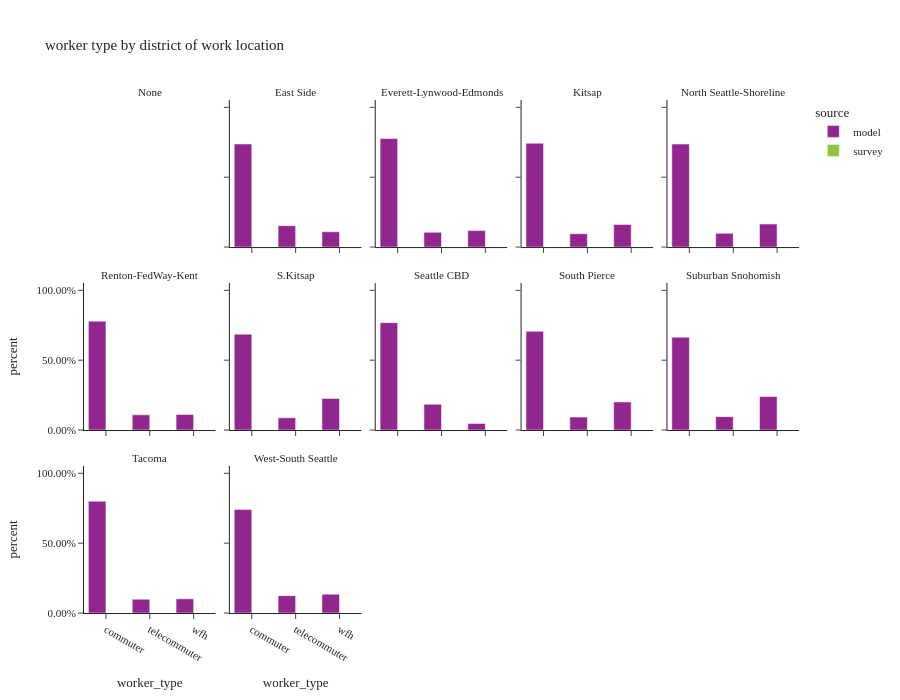

The cell this chart's notebook holds for it:
### Code cell
df_worker_count = summarize_counts(workers, ['source', 'district_name_work', 'worker_type'])

fig = px.bar(df_worker_count.sort(['source', 'district_name_work']).to_pandas(), x='worker_type', y="percent",
             facet_col="district_name_work", facet_col_wrap=5, color="source",
             barmode="group", hover_data=['sample count', 'total count'],
             title="worker type by district of work location")
fig.for_each_annotation(lambda a: a.update(text=a.text.split("=")[-1]))
fig.update_layout(height=700, width=900, font=dict(size=11))
fig.for_each_yaxis(lambda a: a.update(tickformat=".2%"))
fig.update_xaxes(categoryorder='array', categoryarray=['commuter', 'telecommuter', 'wfh'])
fig.show()

### Figure 1 — Plotly figure (JSON) as saved in the notebook; plotly's stock layout.template omitted (floating-point values rounded to 4 significant figures)
{"data": [{"alignmentgroup": "True", "customdata": [[64990.0, 64990.0], [312900.0, 312900.0], [46340.0, 46340.0]], "hovertemplate": "source=model<br>district_name_work=East Side<br>worker_type=%{x}<br>percent=%{y}<br>sample count=%{customdata[0]}<br>total count=%{customdata[1]}<extra></extra>", "legendgroup": "model", "marker": {"color": "#91268F", "pattern": {"shape": ""}}, "name": "model", "offsetgroup": "model", "orientation": "v", "showlegend": true, "textposition": "auto", "type": "bar", "x": ["telecommuter", "commuter", "wfh"], "xaxis": "x12", "y": [0.1532, 0.7376, 0.1092], "yaxis": "y12"}, {"alignmentgroup": "True", "customdata": [[135100.0, 135100.0], [18330.0, 18330.0], [20480.0, 20480.0]], "hovertemplate": "source=model<br>district_name_work=Everett-Lynwood-Edmonds<br>worker_type=%{x}<br>percent=%{y}<br>sample count=%{customdata[0]}<br>total count=%{customdata[1]}<extra></extra>", "legendgroup": "model", "marker": {"color": "#91268F", "pattern": {"shape": ""}}, "name": "model", "offsetgroup": "model", "orientation": "v", "showlegend": false, "textposition": "auto", "type": "bar", "x": ["commuter", "telecommuter", "wfh"], "xaxis": "x13", "y": [0.7768, 0.1054, 0.1178], "yaxis": "y13"}, {"alignmentgroup": "True", "customdata": [[9748.0, 9748.0], [75860.0, 75860.0], [16500.0, 16500.0]], "hovertemplate": "source=model<br>district_name_work=Kitsap<br>worker_type=%{x}<br>percent=%{y}<br>sample count=%{customdata[0]}<br>total count=%{customdata[1]}<extra></extra>", "legendgroup": "model", "marker": {"color": "#91268F", "pattern": {"shape": ""}}, "name": "model", "offsetgroup": "model", "orientation": "v", "showlegend": false, "textposition": "auto", "type": "bar", "x": ["telecommuter", "commuter", "wfh"], "xaxis": "x14", "y": [0.09547, 0.743, 0.1616], "yaxis": "y14"}, {"alignmentgroup": "True", "customdata": [[15660.0, 15660.0], [117300.0, 117300.0], [26190.0, 26190.0]], "hovertemplate": "source=model<br>district_name_work=North Seattle-Shoreline<br>worker_type=%{x}<br>percent=%{y}<br>sample count=%{customdata[0]}<br>total count=%{customdata[1]}<extra></extra>", "legendgroup": "model", "marker": {"color": "#91268F", "pattern": {"shape": ""}}, "name": "model", "offsetgroup": "model", "orientation": "v", "showlegend": false, "textposition": "auto", "type": "bar", "x": ["telecommuter", "commuter", "wfh"], "xaxis": "x15", "y": [0.09839, 0.7371, 0.1645], "yaxis": "y15"}, {"alignmentgroup": "True", "customdata": [[276800.0, 276800.0], [39760.0, 39760.0], [38570.0, 38570.0]], "hovertemplate": "source=model<br>district_name_work=Renton-FedWay-Kent<br>worker_type=%{x}<br>percent=%{y}<br>sample count=%{customdata[0]}<br>total count=%{customdata[1]}<extra></extra>", "legendgroup": "model", "marker": {"color": "#91268F", "pattern": {"shape": ""}}, "name": "model", "offsetgroup": "model", "orientation": "v", "showlegend": false, "textposition": "auto", "type": "bar", "x": ["commuter", "wfh", "telecommuter"], "xaxis": "x6", "y": [0.7794, 0.112, 0.1086], "yaxis": "y6"}, {"alignmentgroup": "True", "customdata": [[15380.0, 15380.0], [1954.0, 1954.0], [5070.0, 5070.0]], "hovertemplate": "source=model<br>district_name_work=S.Kitsap<br>worker_type=%{x}<br>percent=%{y}<br>sample count=%{customdata[0]}<br>total count=%{customdata[1]}<extra></extra>", "legendgroup": "model", "marker": {"color": "#91268F", "pattern": {"shape": ""}}, "name": "model", "offsetgroup": "model", "orientation": "v", "showlegend": false, "textposition": "auto", "type": "bar", "x": ["commuter", "telecommuter", "wfh"], "xaxis": "x7", "y": [0.6864, 0.08724, 0.2263], "yaxis": "y7"}, {"alignmentgroup": "True", "customdata": [[280700.0, 280700.0], [67160.0, 67160.0], [17350.0, 17350.0]], "hovertemplate": "source=model<br>district_name_work=Seattle CBD<br>worker_type=%{x}<br>percent=%{y}<br>sample count=%{customdata[0]}<br>total count=%{customdata[1]}<extra></extra>", "legendgroup": "model", "marker": {"color": "#91268F", "pattern": {"shape": ""}}, "name": "model", "offsetgroup": "model", "orientation": "v", "showlegend": false, "textposition": "auto", "type": "bar", "x": ["commuter", "telecommuter", "wfh"], "xaxis": "x8", "y": [0.7686, 0.1839, 0.04751], "yaxis": "y8"}, {"alignmentgroup": "True", "customdata": [[34930.0, 34930.0], [16080.0, 16080.0], [122800.0, 122800.0]], "hovertemplate": "source=model<br>district_name_work=South Pierce<br>worker_type=%{x}<br>percent=%{y}<br>sample count=%{customdata[0]}<br>total count=%{customdata[1]}<extra></extra>", "legendgroup": "model", "marker": {"color": "#91268F", "pattern": {"shape": ""}}, "name": "model", "offsetgroup": "model", "orientation": "v", "showlegend": false, "textposition": "auto", "type": "bar", "x": ["wfh", "telecommuter", "commuter"], "xaxis": "x9", "y": [0.2009, 0.09248, 0.7066], "yaxis": "y9"}, {"alignmentgroup": "True", "customdata": [[14740.0, 14740.0], [36860.0, 36860.0], [102200.0, 102200.0]], "hovertemplate": "source=model<br>district_name_work=Suburban Snohomish<br>worker_type=%{x}<br>percent=%{y}<br>sample count=%{customdata[0]}<br>total count=%{customdata[1]}<extra></extra>", "legendgroup": "model", "marker": {"color": "#91268F", "pattern": {"shape": ""}}, "name": "model", "offsetgroup": "model", "orientation": "v", "showlegend": false, "textposition": "auto", "type": "bar", "x": ["telecommuter", "wfh", "commuter"], "xaxis": "x10", "y": [0.09585, 0.2396, 0.6645], "yaxis": "y10"}, {"alignmentgroup": "True", "customdata": [[15500.0, 15500.0], [125800.0, 125800.0], [15950.0, 15950.0]], "hovertemplate": "source=model<br>district_name_work=Tacoma<br>worker_type=%{x}<br>percent=%{y}<br>sample count=%{customdata[0]}<br>total count=%{customdata[1]}<extra></extra>", "legendgroup": "model", "marker": {"color": "#91268F", "pattern": {"shape": ""}}, "name": "model", "offsetgroup": "model", "orientation": "v", "showlegend": false, "textposition": "auto", "type": "bar", "x": ["telecommuter", "commuter", "wfh"], "xaxis": "x", "y": [0.09856, 0.8001, 0.1014], "yaxis": "y"}, {"alignmentgroup": "True", "customdata": [[18810.0, 18810.0], [103700.0, 103700.0], [17340.0, 17340.0]], "hovertemplate": "source=model<br>district_name_work=West-South Seattle<br>worker_type=%{x}<br>percent=%{y}<br>sample count=%{customdata[0]}<br>total count=%{customdata[1]}<extra></extra>", "legendgroup": "model", "marker": {"color": "#91268F", "pattern": {"shape": ""}}, "name": "model", "offsetgroup": "model", "orientation": "v", "showlegend": false, "textposition": "auto", "type": "bar", "x": ["wfh", "commuter", "telecommuter"], "xaxis": "x2", "y": [0.1345, 0.7415, 0.124], "yaxis": "y2"}, {"alignmentgroup": "True", "customdata": [[1016.0, 349200.0]], "hovertemplate": "source=survey<br>district_name_work=East Side<br>worker_type=%{x}<br>percent=%{y}<br>sample count=%{customdata[0]}<br>total count=%{customdata[1]}<extra></extra>", "legendgroup": "survey", "marker": {"color": "#8CC63E", "pattern": {"shape": ""}}, "name": "survey", "offsetgroup": "survey", "orientation": "v", "showlegend": true, "textposition": "auto", "type": "bar", "x": [null], "xaxis": "x12", "y": [1.0], "yaxis": "y12"}, {"alignmentgroup": "True", "customdata": [[90.0, 62300.0]], "hovertemplate": "source=survey<br>district_name_work=Everett-Lynwood-Edmonds<br>worker_type=%{x}<br>percent=%{y}<br>sample count=%{customdata[0]}<br>total count=%{customdata[1]}<extra></extra>", "legendgroup": "survey", "marker": {"color": "#8CC63E", "pattern": {"shape": ""}}, "name": "survey", "offsetgroup": "survey", "orientation": "v", "showlegend": false, "textposition": "auto", "type": "bar", "x": [null], "xaxis": "x13", "y": [1.0], "yaxis": "y13"}, {"alignmentgroup": "True", "customdata": [[147.0, 98010.0]], "hovertemplate": "source=survey<br>district_name_work=Kitsap<br>worker_type=%{x}<br>percent=%{y}<br>sample count=%{customdata[0]}<br>total count=%{customdata[1]}<extra></extra>", "legendgroup": "survey", "marker": {"color": "#8CC63E", "pattern": {"shape": ""}}, "name": "survey", "offsetgroup": "survey", "orientation": "v", "showlegend": false, "textposition": "auto", "type": "bar", "x": [null], "xaxis": "x14", "y": [1.0], "yaxis": "y14"}, {"alignmentgroup": "True", "customdata": [[389.0, 186200.0]], "hovertemplate": "source=survey<br>district_name_work=North Seattle-Shoreline<br>worker_type=%{x}<br>percent=%{y}<br>sample count=%{customdata[0]}<br>total count=%{customdata[1]}<extra></extra>", "legendgroup": "survey", "marker": {"color": "#8CC63E", "pattern": {"shape": ""}}, "name": "survey", "offsetgroup": "survey", "orientation": "v", "showlegend": false, "textposition": "auto", "type": "bar", "x": [null], "xaxis": "x15", "y": [1.0], "yaxis": "y15"}, {"alignmentgroup": "True", "customdata": [[873.0, 430400.0]], "hovertemplate": "source=survey<br>district_name_work=Renton-FedWay-Kent<br>worker_type=%{x}<br>percent=%{y}<br>sample count=%{customdata[0]}<br>total count=%{customdata[1]}<extra></extra>", "legendgroup": "survey", "marker": {"color": "#8CC63E", "pattern": {"shape": ""}}, "name": "survey", "offsetgroup": "survey", "orientation": "v", "showlegend": false, "textposition": "auto", "type": "bar", "x": [null], "xaxis": "x6", "y": [1.0], "yaxis": "y6"}, {"alignmentgroup": "True", "customdata": [[60.0, 64790.0]], "hovertemplate": "source=survey<br>district_name_work=S.Kitsap<br>worker_type=%{x}<br>percent=%{y}<br>sample count=%{customdata[0]}<br>total count=%{customdata[1]}<extra></extra>", "legendgroup": "survey", "marker": {"color": "#8CC63E", "pattern": {"shape": ""}}, "name": "survey", "offsetgroup": "survey", "orientation": "v", "showlegend": false, "textposition": "auto", "type": "bar", "x": [null], "xaxis": "x7", "y": [1.0], "yaxis": "y7"}, {"alignmentgroup": "True", "customdata": [[188.0, 74650.0]], "hovertemplate": "source=survey<br>district_name_work=Seattle CBD<br>worker_type=%{x}<br>percent=%{y}<br>sample count=%{customdata[0]}<br>total count=%{customdata[1]}<extra></extra>", "legendgroup": "survey", "marker": {"color": "#8CC63E", "pattern": {"shape": ""}}, "name": "survey", "offsetgroup": "survey", "orientation": "v", "showlegend": false, "textposition": "auto", "type": "bar", "x": [null], "xaxis": "x8", "y": [1.0], "yaxis": "y8"}, {"alignmentgroup": "True", "customdata": [[167.0, 197300.0]], "hovertemplate": "source=survey<br>district_name_work=South Pierce<br>worker_type=%{x}<br>percent=%{y}<br>sample count=%{customdata[0]}<br>total count=%{customdata[1]}<extra></extra>", "legendgroup": "survey", "marker": {"color": "#8CC63E", "pattern": {"shape": ""}}, "name": "survey", "offsetgroup": "survey", "orientation": "v", "showlegend": false, "textposition": "auto", "type": "bar", "x": [null], "xaxis": "x9", "y": [1.0], "yaxis": "y9"}, {"alignmentgroup": "True", "customdata": [[290.0, 274000.0]], "hovertemplate": "source=survey<br>district_name_work=Suburban Snohomish<br>worker_type=%{x}<br>percent=%{y}<br>sample count=%{customdata[0]}<br>total count=%{customdata[1]}<extra></extra>", "legendgroup": "survey", "marker": {"color": "#8CC63E", "pattern": {"shape": ""}}, "name": "survey", "offsetgroup": "survey", "orientation": "v", "showlegend": false, "textposition": "auto", "type": "bar", "x": [null], "xaxis": "x10", "y": [1.0], "yaxis": "y10"}, {"alignmentgroup": "True", "customdata": [[42.0, 31080.0]], "hovertemplate": "source=survey<br>district_name_work=Tacoma<br>worker_type=%{x}<br>percent=%{y}<br>sample count=%{customdata[0]}<br>total count=%{customdata[1]}<extra></extra>", "legendgroup": "survey", "marker": {"color": "#8CC63E", "pattern": {"shape": ""}}, "name": "survey", "offsetgroup": "survey", "orientation": "v", "showlegend": false, "textposition": "auto", "type": "bar", "x": [null], "xaxis": "x", "y": [1.0], "yaxis": "y"}, {"alignmentgroup": "True", "customdata": [[305.0, 128600.0]], "hovertemplate": "source=survey<br>district_name_work=West-South Seattle<br>worker_type=%{x}<br>percent=%{y}<br>sample count=%{customdata[0]}<br>total count=%{customdata[1]}<extra></extra>", "legendgroup": "survey", "marker": {"color": "#8CC63E", "pattern": {"shape": ""}}, "name": "survey", "offsetgroup": "survey", "orientation": "v", "showlegend": false, "textposition": "auto", "type": "bar", "x": [null], "xaxis": "x2", "y": [1.0], "yaxis": "y2"}], "layout": {"annotations": [{"font": {}, "showarrow": false, "text": "Tacoma", "x": 0.092, "xanchor": "center", "xref": "paper", "y": 0.2867, "yanchor": "bottom", "yref": "paper"}, {"font": {}, "showarrow": false, "text": "West-South Seattle", "x": 0.296, "xanchor": "center", "xref": "paper", "y": 0.2867, "yanchor": "bottom", "yref": "paper"}, {"font": {}, "showarrow": false, "text": "Renton-FedWay-Kent", "x": 0.092, "xanchor": "center", "xref": "paper", "y": 0.6433, "yanchor": "bottom", "yref": "paper"}, {"font": {}, "showarrow": false, "text": "S.Kitsap", "x": 0.296, "xanchor": "center", "xref": "paper", "y": 0.6433, "yanchor": "bottom", "yref": "paper"}, {"font": {}, "showarrow": false, "text": "Seattle CBD", "x": 0.5, "xanchor": "center", "xref": "paper", "y": 0.6433, "yanchor": "bottom", "yref": "paper"}, {"font": {}, "showarrow": false, "text": "South Pierce", "x": 0.704, "xanchor": "center", "xref": "paper", "y": 0.6433, "yanchor": "bottom", "yref": "paper"}, {"font": {}, "showarrow": false, "text": "Suburban Snohomish", "x": 0.908, "xanchor": "center", "xref": "paper", "y": 0.6433, "yanchor": "bottom", "yref": "paper"}, {"font": {}, "showarrow": false, "text": "None", "x": 0.092, "xanchor": "center", "xref": "paper", "y": 1.0, "yanchor": "bottom", "yref": "paper"}, {"font": {}, "showarrow": false, "text": "East Side", "x": 0.296, "xanchor": "center", "xref": "paper", "y": 1.0, "yanchor": "bottom", "yref": "paper"}, {"font": {}, "showarrow": false, "text": "Everett-Lynwood-Edmonds", "x": 0.5, "xanchor": "center", "xref": "paper", "y": 1.0, "yanchor": "bottom", "yref": "paper"}, {"font": {}, "showarrow": false, "text": "Kitsap", "x": 0.704, "xanchor": "center", "xref": "paper", "y": 1.0, "yanchor": "bottom", "yref": "paper"}, {"font": {}, "showarrow": false, "text": "North Seattle-Shoreline", "x": 0.908, "xanchor": "center", "xref": "paper", "y": 1.0, "yanchor": "bottom", "yref": "paper"}], "barmode": "group", "font": {"size": 11}, "height": 700, "legend": {"title": {"text": "source"}, "tracegroupgap": 0}, "title": {"text": "worker type by district of work location"}, "width": 900, "xaxis": {"anchor": "y", "categoryarray": ["commuter", "telecommuter", "wfh"], "categoryorder": "array", "domain": [0.0, 0.184], "title": {"text": "worker_type"}}, "xaxis10": {"anchor": "y10", "categoryarray": ["commuter", "telecommuter", "wfh"], "categoryorder": "array", "domain": [0.816, 1.0], "matches": "x", "showticklabels": false}, "xaxis11": {"anchor": "y11", "categoryarray": ["commuter", "telecommuter", "wfh"], "categoryorder": "array", "domain": [0.0, 0.184], "matches": "x", "showticklabels": false}, "xaxis12": {"anchor": "y12", "categoryarray": ["commuter", "telecommuter", "wfh"], "categoryorder": "array", "domain": [0.204, 0.388], "matches": "x", "showticklabels": false}, "xaxis13": {"anchor": "y13", "categoryarray": ["commuter", "telecommuter", "wfh"], "categoryorder": "array", "domain": [0.408, 0.592], "matches": "x", "showticklabels": false}, "xaxis14": {"anchor": "y14", "categoryarray": ["commuter", "telecommuter", "wfh"], "categoryorder": "array", "domain": [0.612, 0.796], "matches": "x", "showticklabels": false}, "xaxis15": {"anchor": "y15", "categoryarray": ["commuter", "telecommuter", "wfh"], "categoryorder": "array", "domain": [0.816, 1.0], "matches": "x", "showticklabels": false}, "xaxis2": {"anchor": "y2", "categoryarray": ["commuter", "telecommuter", "wfh"], "categoryorder": "array", "domain": [0.204, 0.388], "matches": "x", "title": {"text": "worker_type"}}, "xaxis3": {"anchor": "y3", "categoryarray": ["commuter", "telecommuter", "wfh"], "categoryorder": "array", "domain": [0.408, 0.592], "matches": "x", "title": {"text": "worker_type"}}, "xaxis4": {"anchor": "y4", "categoryarray": ["commuter", "telecommuter", "wfh"], "categoryorder": "array", "domain": [0.612, 0.796], "matches": "x", "title": {"text": "worker_type"}}, "xaxis5": {"anchor": "y5", "categoryarray": ["commuter", "telecommuter", "wfh"], "categoryorder": "array", "domain": [0.816, 1.0], "matches": "x", "title": {"text": "worker_type"}}, "xaxis6": {"anchor": "y6", "categoryarray": ["commuter", "telecommuter", "wfh"], "categoryorder": "array", "domain": [0.0, 0.184], "matches": "x", "showticklabels": false}, "xaxis7": {"anchor": "y7", "categoryarray": ["commuter", "telecommuter", "wfh"], "categoryorder": "array", "domain": [0.204, 0.388], "matches": "x", "showticklabels": false}, "xaxis8": {"anchor": "y8", "categoryarray": ["commuter", "telecommuter", "wfh"], "categoryorder": "array", "domain": [0.408, 0.592], "matches": "x", "showticklabels": false}, "xaxis9": {"anchor": "y9", "categoryarray": ["commuter", "telecommuter", "wfh"], "categoryorder": "array", "domain": [0.612, 0.796], "matches": "x", "showticklabels": false}, "yaxis": {"anchor": "x", "domain": [0.0, 0.2867], "tickformat": ".2%", "title": {"text": "percent"}}, "yaxis10": {"anchor": "x10", "domain": [0.3567, 0.6433], "matches": "y", "showticklabels": false, "tickformat": ".2%"}, "yaxis11": {"anchor": "x11", "domain": [0.7133, 1.0], "matches": "y", "tickformat": ".2%", "title": {"text": "percent"}}, "yaxis12": {"anchor": "x12", "domain": [0.7133, 1.0], "matches": "y", "showticklabels": false, "tickformat": ".2%"}, "yaxis13": {"anchor": "x13", "domain": [0.7133, 1.0], "matches": "y", "showticklabels": false, "tickformat": ".2%"}, "yaxis14": {"anchor": "x14", "domain": [0.7133, 1.0], "matches": "y", "showticklabels": false, "tickformat": ".2%"}, "yaxis15": {"anchor": "x15", "domain": [0.7133, 1.0], "matches": "y", "showticklabels": false, "tickformat": ".2%"}, "yaxis2": {"anchor": "x2", "domain": [0.0, 0.2867], "matches": "y", "showticklabels": false, "tickformat": ".2%"}, "yaxis3": {"anchor": "x3", "domain": [0.0, 0.2867], "matches": "y", "showticklabels": false, "tickformat": ".2%"}, "yaxis4": {"anchor": "x4", "domain": [0.0, 0.2867], "matches": "y", "showticklabels": false, "tickformat": ".2%"}, "yaxis5": {"anchor": "x5", "domain": [0.0, 0.2867], "matches": "y", "showticklabels": false, "tickformat": ".2%"}, "yaxis6": {"anchor": "x6", "domain": [0.3567, 0.6433], "matches": "y", "tickformat": ".2%", "title": {"text": "percent"}}, "yaxis7": {"anchor": "x7", "domain": [0.3567, 0.6433], "matches": "y", "showticklabels": false, "tickformat": ".2%"}, "yaxis8": {"anchor": "x8", "domain": [0.3567, 0.6433], "matches": "y", "showticklabels": false, "tickformat": ".2%"}, "yaxis9": {"anchor": "x9", "domain": [0.3567, 0.6433], "matches": "y", "showticklabels": false, "tickformat": ".2%"}}}
